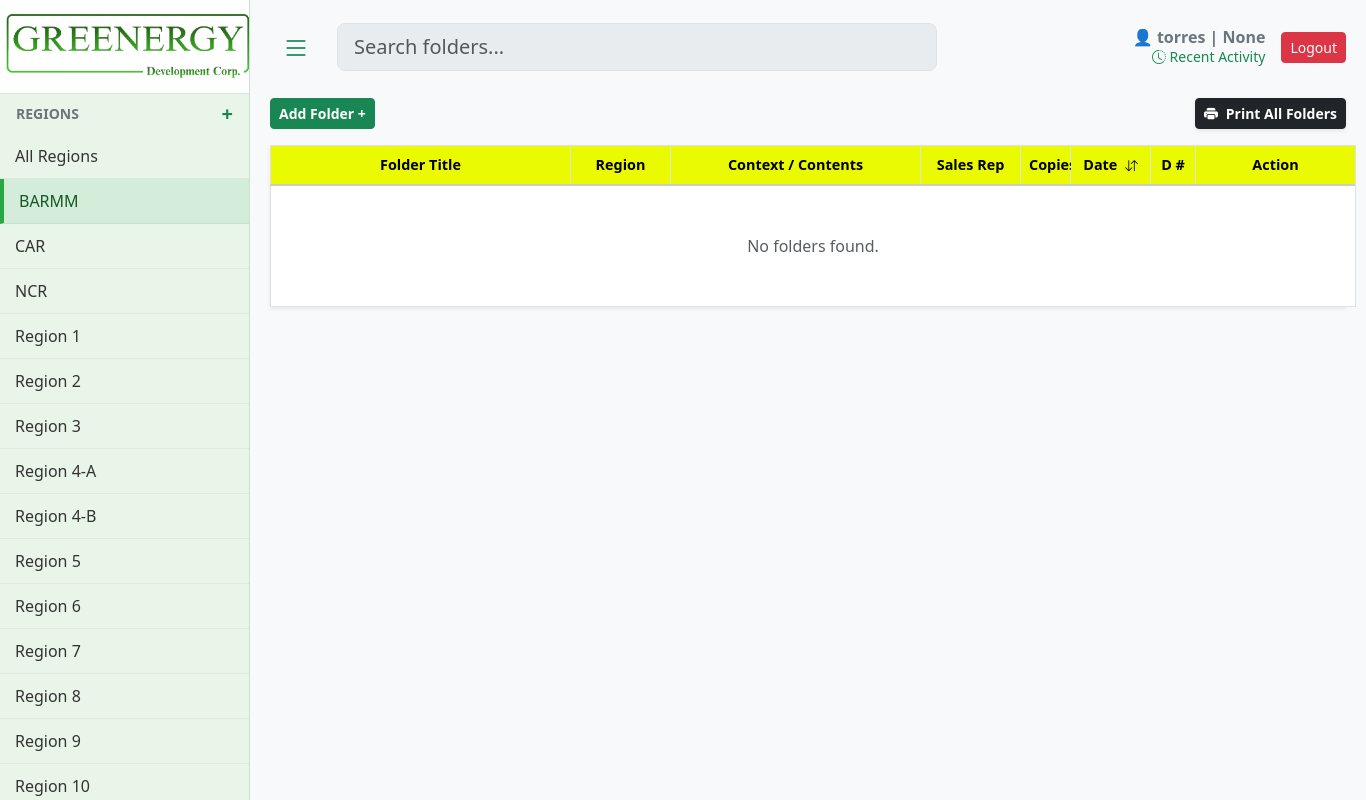
The page /?region=14 (signed in) on the database as committed earlier.
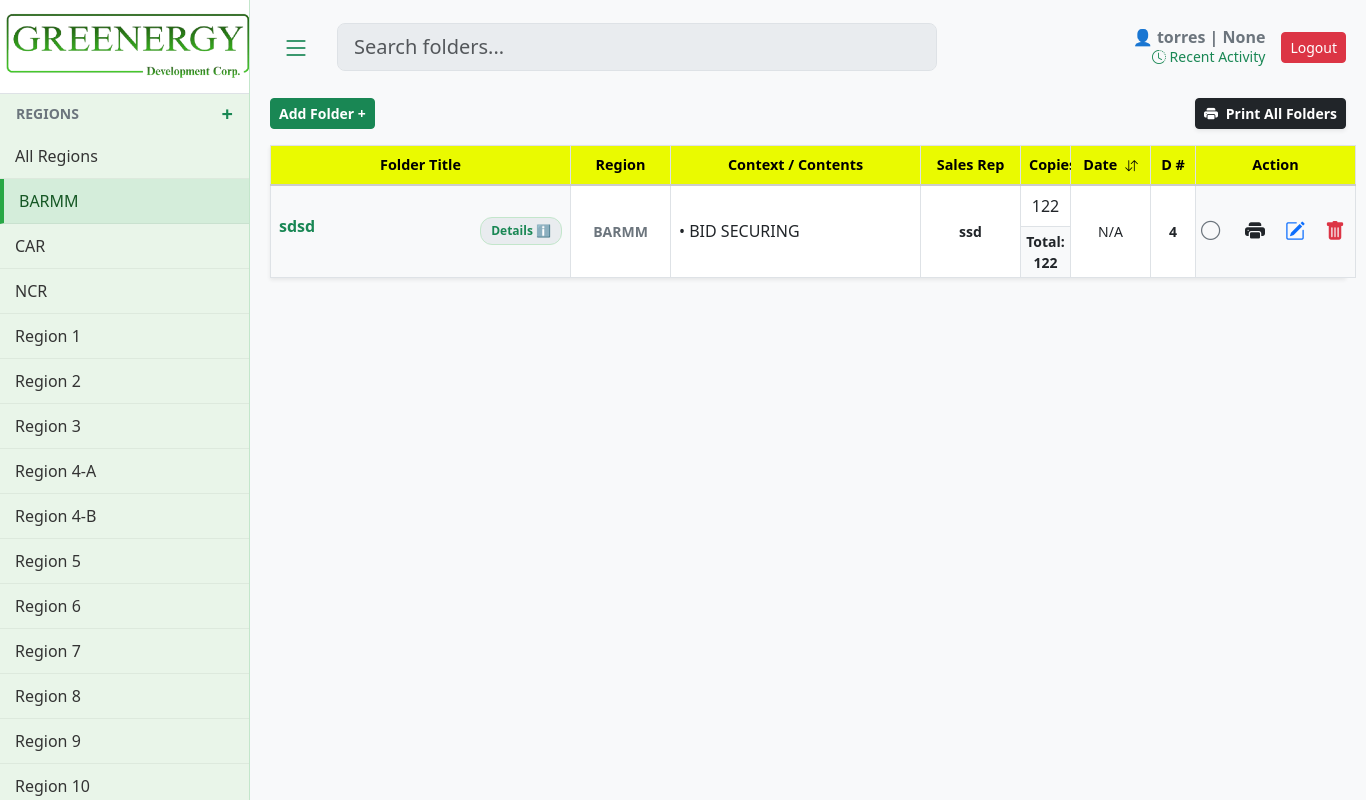
The same page on the database as committed later.
### core/models.py (models this page shows, shortened)
class Region(models.Model):
    name = models.CharField(max_length=255, unique=True)

class Envelope(models.Model):
    region = models.ForeignKey(Region, on_delete=models.CASCADE)
    title = models.TextField()
    created_at = models.DateTimeField(auto_now_add=True)
    is_printed = models.BooleanField(default=False)

class Document(models.Model):
    envelope = models.ForeignKey(Envelope, on_delete=models.CASCADE, related_name='documents')
    title = models.TextField(blank=True)
    content_context = models.TextField()
    num_pages = models.IntegerField(default=1)
    date_notarized = models.DateField(null=True, blank=True)
    file_upload = models.FileField(upload_to='docs/', blank=True, null=True)

class EnvelopeMeta(models.Model):
    envelope = models.ForeignKey(Envelope, on_delete=models.CASCADE, related_name='meta_details')
    project_entity = models.TextField(blank=True, null=True)
    procuring_entity = models.TextField(blank=True, null=True)
    sales_name = models.TextField(blank=True, null=True)
    door_number = models.TextField(blank=True, null=True)

### core/views.py (the view, shortened to what this page needs)
# urls.py: path('', views.dashboard, name='dashboard'),
@login_required
def dashboard(request):
    if not Region.objects.exists():
        ph_regions = ["NCR", "CAR", "Region I", "Region II", "Region III", "Region IV-A", "Region IV-B", "Region V", "Region VI", "Region VII", "Region VIII", "Region IX", "Region X", "Region XI", "Region XII", "Region XIII", "BARMM"]
        for r in ph_regions: Region.objects.create(name=r)
    if not DocumentType.objects.exists():
        DocumentType.objects.create(name="SECRETARY'S CERTIFICATE")
        DocumentType.objects.create(name="OMNIBUS SWORN STATEMENT")
    regions = sorted(Region.objects.all(), key=lambda r: [int(t) if t.isdigit() else t.lower() for t in re.split('(\d+)', r.name)])
    doc_types = DocumentType.objects.all().order_by('name')
    selected_region_id = request.GET.get('region')
    envelopes = Envelope.objects.prefetch_related('documents', 'meta_details').annotate(
        latest_doc_date=Max('documents__date_notarized')
    ).order_by(F('latest_doc_date').desc(nulls_last=True), '-id')
    if selected_region_id:
        envelopes = envelopes.filter(region_id=selected_region_id)
    query = request.GET.get('q')
    for env in envelopes:
        env.total_pages = sum(d.num_pages for d in env.documents.all())
    recent_activity = AuditLog.objects.select_related('user').order_by('-timestamp')[:20]
    return render(request, 'core/dashboard.html', {
        'regions': regions,
        'envelopes': envelopes,
        'doc_types': doc_types,
        'selected_region_id': int(selected_region_id) if selected_region_id else None,
        'user': request.user,
        'recent_activity': recent_activity
    })

### core/templates/core/dashboard.html (shortened to what the changed rows need)
{% load static %}
<!DOCTYPE html>
<html lang="en">
<head>
    <link href="https://cdn.jsdelivr.net/npm/bootstrap@5.3.0/dist/css/bootstrap.min.css" rel="stylesheet">
    <link rel="stylesheet" href="https://cdn.jsdelivr.net/npm/bootstrap-icons@1.10.5/font/bootstrap-icons.css">
    <link rel="stylesheet" href="{% static 'core/css/dashboard.css' %}">
</head>
<body>
<div id="wrapper">
    {% include 'core/sidebar.html' %}
    <div id="page-content-wrapper">
        <div id="tableContainer" class="shadow-sm" style="background: white; overflow: visible;">
            <table class="table table-bordered custom-table mb-0" id="mainTable">
                <thead>
                    <tr>
                        <th class="text-center" style="width: 300px;">Folder Title</th>
                        <th class="text-center" style="width: 100px;">Region</th>
                        <th class="text-center" style="width: 250px;">Context / Contents</th>
                        <th class="text-center" style="width: 100px;">Sales Rep</th>
                        <th class="text-center" style="width: 50px;">Copies</th>
                        <th class="text-center sortable" style="width: 80px;" onclick="sortTableByDate()">
                            Date <i id="dateSortIcon" class="bi bi-arrow-down-up small ms-1"></i>
                        </th>
                        <th class="text-center" style="width: 45px;">D #</th>
                        <th class="text-center" style="width: 160px;">Action</th>
                    </tr>
                </thead>
                <tbody id="tableBody">
                    {% for env in envelopes %}
                    <tr data-date="{% with env.documents.first as d %}{{ d.date_notarized|date:'Y-m-d'|default:'0000-00-00' }}{% endwith %}">
                        <td class="align-middle bg-light">
                            <div class="d-flex align-items-start justify-content-between w-100 position-relative">
                                <div class="fw-bold text-success me-2" style="flex: 1; word-break: break-word; white-space: normal; line-height: 1.2;">
                                    {{ env.title }}
                                </div>
                                {% if env.meta_details.exists %}
                                    <div class="position-relative more-badge-container flex-shrink-0 ms-1">
                                        <span class="more-badge" onclick="togglePopup('details-popup-{{ env.id }}', event)">Details ℹ️</span>
                                    </div>
                                {% endif %}
                            </div>
                        </td>
                        <td class="align-middle text-center small fw-bold text-secondary">{{ env.region.name }}</td>
                        <td class="p-2 align-middle">
                            <div class="d-flex justify-content-between align-items-center w-100 position-relative">
                                <span class="text-dark text-truncate me-2" style="max-width: 65%;">{% if env.documents.first %}• {{ env.documents.first.content_context }}{% endif %}</span>
                            </div>
                        </td>
                        <td class="align-middle text-center small fw-bold text-dark">{% with env.meta_details.first as m %}{{ m.sales_name|default:"-" }}{% endwith %}</td>
                        <td class="p-0 text-center align-middle">
                            <div class="py-2">{% if env.documents.first %}{{ env.documents.first.num_pages }}{% endif %}</div>
                            <div class="fw-bold bg-light small border-top py-1 w-100">Total: {{ env.total_pages }}</div>
                        </td>
                        <td class="align-middle text-center small">{% with env.documents.first as first_doc %}{{ first_doc.date_notarized|default:"N/A" }}{% endwith %}</td>
                        <td class="align-middle text-center small fw-bold text-dark">{% with env.meta_details.first as m %}{{ m.door_number|default:"-" }}{% endwith %}</td>
                        <td class="align-middle text-center bg-light">
                            <div class="action-cell">
                                {% if env.is_printed %}
                                    <i class="bi bi-check-circle-fill text-success check-circle" id="check-{{ env.id }}" onclick="togglePrintedStatus({{ env.id }})" title="Mark as Unprinted"></i>
                                {% else %}
                                    <i class="bi bi-circle text-secondary check-circle" id="check-{{ env.id }}" onclick="togglePrintedStatus({{ env.id }})" title="Mark as Printed"></i>
                                {% endif %}
                                <button class="btn-icon text-dark" onclick="prepareSinglePrint({{ env.id }})" title="Print Folder"><i class="bi bi-printer-fill fs-5"></i></button>
                                <button class="btn-icon text-primary" data-bs-toggle="modal" data-bs-target="#editModal{{ env.id }}" title="Edit Folder"><i class="bi bi-pencil-square fs-5"></i></button>
                                <button class="btn-icon text-danger" data-bs-toggle="modal" data-bs-target="#deleteModal{{ env.id }}" title="Delete Folder"><i class="bi bi-trash-fill fs-5"></i></button>
                            </div>
                        </td>
                    </tr>
                    {% empty %}<tr><td colspan="9" class="text-center py-5 text-muted">No folders found.</td></tr>{% endfor %}
                </tbody>
            </table>
        </div>
    </div>
</div>
</body>
</html>

### core/templates/core/sidebar.html (shortened to what this page needs)
{% load static %}
<div id="sidebar-wrapper" class="d-flex flex-column">
    <a href="{% url 'dashboard' %}" class="text-decoration-none text-center border-bottom bg-white d-block" style="padding: 0;">
        <img src="{% static 'images/nergy.png' %}" alt="Greenergy" style="width: 100%; height: auto; display: block; margin-bottom: 10px; margin-top: 10px; margin-left: 5px;" >
    </a>
    <div class="d-flex justify-content-between align-items-center px-3 text-secondary" style="margin-top: 5px; margin-bottom: 5px;">
        <span class="small fw-bold">REGIONS</span>
        <a href="#" class="text-success text-decoration-none fw-bold fs-5" data-bs-toggle="modal" data-bs-target="#addRegionModal" title="Add Region">+</a>
    </div>
    <div class="list-group list-group-flush mb-auto">
        <div class="sidebar-item-container {% if not selected_region_id %}active{% endif %}">
            <a href="{% url 'dashboard' %}" class="sidebar-link">All Regions</a>
        </div>
        {% for region in regions %}
        <div class="sidebar-item-container {% if selected_region_id == region.id %}active{% endif %}">
            <a href="?region={{ region.id }}" class="sidebar-link" title="{{ region.name }}">{{ region.name }}</a>
        </div>
        {% endfor %}
    </div>
</div>

Rows that differ between the two databases and show on the page:
added Envelope: title "sdsd", region.name "BARMM", documents.first.content_context "BID SECURING", meta_details.first.sales_name "ssd", documents.first.num_pages "122", total_pages "122", documents.first.date_notarized "N/A", meta_details.first.door_number "4"
Other text that changed with them:
text no longer shown: "No folders found."
